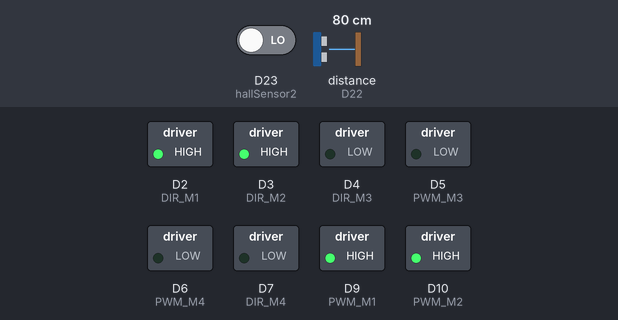
Bench run of a sketch on a simulated Arduino Due. Shown: switched loads named in the sketch (green lamp = pin HIGH). Wiring (inferred from the names in the program): ultrasonic range finder: trigger D8; echo D22. Inputs (shaded band) come from the test bench; at power-on: D23 (hallSensor2) LOW, distance to the obstacle (sensor on D22) 80 cm. Pins used as bus, display or sensor lines are not drawn.

Above: at 0.1 s.
Timing chart, 0 to 1.6 s (numbered marks = the images above):
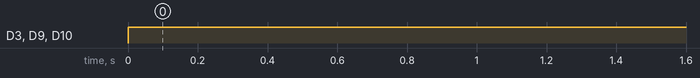

Measured:
- by itself, D3 (DIR_M2), D9 (PWM_M1), D10 (PWM_M2): LOW → HIGH at 0.00 s

The sketch:

MultiMoto_StapleGuns.ino
```cpp
#include "HallMotor.h"
#include <SPI.h>
// L9958 slave select pins for SPI
#define SS_M4 14
#define SS_M3 13
#define SS_M2 12
#define SS_M1 11
// L9958 DIRection pins
#define DIR_M1 2
#define DIR_M2 3
#define DIR_M3 4
#define DIR_M4 7
// L9958 PWM pins
#define PWM_M1 9
#define PWM_M2 10    // Timer1
#define PWM_M3 5
#define PWM_M4 6     // Timer0


// L9958 Enable for all 4 motors
int ENABLE_MOTORS = 8;


int pwm1, pwm2, pwm3, pwm4;
boolean dir1, dir2, dir3, dir4;

int hallSensor1 = 22;
int hallSensor2 = 23;

volatile int hallCount_motor1 = 0;
volatile int hallCount_motor2 = 0;

int countDifference1 = 0;
int countDifference2 = 0;

void setup() {
  unsigned int configWord;


  // put your setup code here, to run once:
  pinMode(SS_M1, OUTPUT); digitalWrite(SS_M1, LOW);  // HIGH = not selected
  pinMode(SS_M2, OUTPUT); digitalWrite(SS_M2, LOW);
  pinMode(SS_M3, OUTPUT); digitalWrite(SS_M3, LOW);
  pinMode(SS_M4, OUTPUT); digitalWrite(SS_M4, LOW);

  // L9958 DIRection pins
  pinMode(DIR_M1, OUTPUT);
  pinMode(DIR_M2, OUTPUT);
  pinMode(DIR_M3, OUTPUT);
  pinMode(DIR_M4, OUTPUT);

  // L9958 PWM pins
  pinMode(PWM_M1, OUTPUT);  digitalWrite(PWM_M1, LOW);
  pinMode(PWM_M2, OUTPUT);  digitalWrite(PWM_M2, LOW);    // Timer1
  pinMode(PWM_M3, OUTPUT);  digitalWrite(PWM_M3, LOW);
  pinMode(PWM_M4, OUTPUT);  digitalWrite(PWM_M4, LOW);    // Timer0

  // L9958 Enable for all 4 motors
  pinMode(ENABLE_MOTORS, OUTPUT);
  digitalWrite(ENABLE_MOTORS, HIGH);  // HIGH = disabled

  /******* Set up L9958 chips *********
    ' L9958 Config Register
    ' Bit
    '0 - RES
    '1 - DR - reset
    '2 - CL_1 - curr limit
    '3 - CL_2 - curr_limit
    '4 - RES
    '5 - RES
    '6 - RES
    '7 - RES
    '8 - VSR - voltage slew rate (1 enables slew limit, 0 disables)
    '9 - ISR - current slew rate (1 enables slew limit, 0 disables)
    '10 - ISR_DIS - current slew disable
    '11 - OL_ON - open load enable
    '12 - RES
    '13 - RES
    '14 - 0 - always zero
    '15 - 0 - always zero
  */  // set to max current limit and disable ISR slew limiting
  configWord = 0b0000010000001100;

  SPI.begin();
  SPI.setBitOrder(LSBFIRST);
  SPI.setDataMode(SPI_MODE1);  // clock pol = low, phase = high

  // Motor 1
  digitalWrite(SS_M1, LOW);
  SPI.transfer(lowByte(configWord));
  SPI.transfer(highByte(configWord));
  digitalWrite(SS_M1, HIGH);
  // Motor 2
  digitalWrite(SS_M2, LOW);
  SPI.transfer(lowByte(configWord));
  SPI.transfer(highByte(configWord));
  digitalWrite(SS_M2, HIGH);
  // Motor 3
  digitalWrite(SS_M3, LOW);
  SPI.transfer(lowByte(configWord));
  SPI.transfer(highByte(configWord));
  digitalWrite(SS_M3, HIGH);
  // Motor 4
  digitalWrite(SS_M4, LOW);
  SPI.transfer(lowByte(configWord));
  SPI.transfer(highByte(configWord));
  digitalWrite(SS_M4, HIGH);

  //Set initial actuator settings to pull at 0 speed for safety
  dir1 = 0; dir2 = 0; dir3 = 0; dir4 = 0; // Set direction
  pwm1 = 0; pwm2 = 0; pwm3 = 0; pwm4 = 0; // Set speed (0-255)

  digitalWrite(ENABLE_MOTORS, LOW);// LOW = enabled

  pinMode(hallSensor1,INPUT);//HALL SENSOR
  pinMode(hallSensor2,INPUT);

  digitalWrite(hallSensor1, LOW);//set hall, set low to start for rising edge
  digitalWrite(hallSensor2, LOW);//set hall, set low to start for rising edge

  attachInterrupt(digitalPinToInterrupt(hallSensor1), hallCount1, RISING); //enable the hall effect interupts
  attachInterrupt(digitalPinToInterrupt(hallSensor2), hallCount2, RISING); //enable the hall effect interupts

  Serial.begin(9600);
} // End setup

HallMotor motor1(SS_M1, DIR_M1, PWM_M1);
HallMotor motor2(SS_M2,DIR_M2, PWM_M2);

int distance1 = 12 * 279;

void loop() {
  //sync1();
  //extend1(distance1);
  retract1(0);
}//end void loop

void sync1(){
  countDifference1 = hallCount_motor1 - hallCount_motor2;
  countDifference2 = hallCount_motor2 - hallCount_motor1;
  if (countDifference1 > 5){
    motor1.speed = motor1.speed - 5;
  }
  else if(countDifference1 > 10){
    motor1.speed = motor1.speed - 10;
  }
  else if(countDifference1 > 15){
    motor1.speed = motor1.speed - 15;
  }
    else if(countDifference1 > 20){
    motor1.speed = motor1.speed - 20;
  }
  else{
    motor1.speed = 255;
  }
  if (countDifference2 > 5){
    motor2.speed = motor2.speed - 5;
  }
  else if(countDifference2 > 10){
    motor2.speed = motor2.speed - 10;
  }
  else if(countDifference2 > 15){
    motor2.speed = motor2.speed - 15;
  }
    else if(countDifference2 > 20){
    motor2.speed = motor2.speed - 20;
  }
  else{
    motor2.speed = 255;
  }
}

void extend1(int distance){
  if (hallCount_motor1 < distance) {

    motor1.extend(motor1.speed);
    motor2.extend(motor2.speed);
  }
  else{
    hault();
  }
}

void retract1(int distance){
  /*
  if (hallCount_motor1 > distance) {
    motor1.extend(255);
  }
  else{
    motor1.hault();
  }
  */

  motor1.retract(255);
  motor2.retract(255);

}

void hault(){
    motor1.hault();
    motor2.hault();
}


void hallCount1(){
  if (motor1.direction1 == 0){
    hallCount_motor1 = hallCount_motor1 + 1;
    motor1.count = hallCount_motor1;
  }

  else{
    hallCount_motor1 = hallCount_motor1-1;
    motor1.count = hallCount_motor1;
  }
}

void hallCount2(){
  if (motor2.direction1 == 0){
    hallCount_motor2 = hallCount_motor2 + 1;
    motor2.count = hallCount_motor2;
  }

  else{
    hallCount_motor2 = hallCount_motor2-1;
    motor2.count = hallCount_motor2;
  }
}
```

HallMotor.cpp
```cpp
#include "HallMotor.h"
#include "Arduino.h"
#include "SPI.h"

HallMotor::HallMotor(int ss_pin, int dir_pin, int pwm_pin) {

  int speed;
  bool direction1;
  volatile int count;

  //Connecting Public and Private Variables
  _ss_pin = ss_pin;
  _dir_pin = dir_pin;
  _pwm_pin = pwm_pin;
}
    void HallMotor::hault(){
      speed = 0;
      analogWrite(_pwm_pin, speed);
    }

    void HallMotor::retract(int speed){
      direction1 = 1;
      digitalWrite(_dir_pin,direction1);
      analogWrite(_pwm_pin,speed);
    }

    void HallMotor::extend(int speed){
      direction1 = 0;
      digitalWrite(_dir_pin, direction1);
      analogWrite(_pwm_pin, speed);
     }

    void HallMotor::calibrate(){

    }
```

HallMotor.h
```cpp
#ifndef HallMotor_h
#define HallMotor_h

#include <Arduino.h>

class HallMotor {
  public:
    HallMotor(int ss_pin, int dir_pin, int pwm_pin);
    void retract(int speed);
    void extend(int speed);
    void hault();
    void countHall();
    void calibrate();

    int endPoint;
    int speed;
    volatile int count;
    bool direction1;

  private:
    //pin variables
    int _ss_pin;
    int _dir_pin;
    int _pwm_pin;
    int _hall_pin;
};

#endif
```
